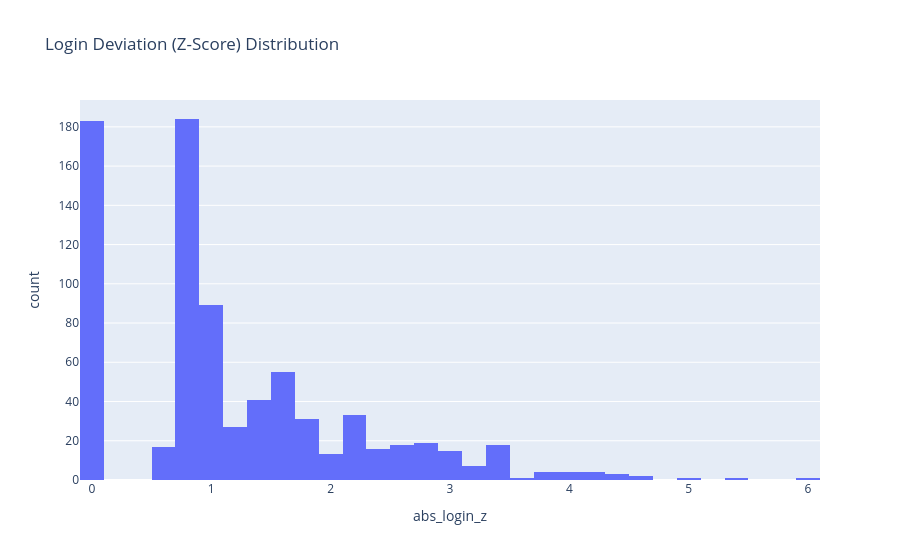

Notebook source saved alongside this figure:
### Code cell
fig = px.histogram(
    grouped_df,
    x="abs_login_z",
    nbins=40,
    title="Login Deviation (Z-Score) Distribution",
    hover_data=["session_id", "role"]
)

fig.show()

### Figure 1 — Plotly figure (JSON) as saved in the notebook; plotly's stock layout.template omitted (floating-point values rounded to 4 significant figures; data arrays with more than 128 entries replaced by an {"elided": "..."} marker saying what was removed)
{"data": [{"bingroup": "x", "hovertemplate": "abs_login_z=%{x}<br>count=%{y}<extra></extra>", "legendgroup": "", "marker": {"color": "#636efa", "pattern": {"shape": ""}}, "name": "", "nbinsx": 40, "orientation": "v", "showlegend": false, "type": "histogram", "x": {"elided": "787 float values"}, "xaxis": "x", "yaxis": "y"}], "layout": {"barmode": "relative", "legend": {"tracegroupgap": 0}, "title": {"text": "Login Deviation (Z-Score) Distribution"}, "xaxis": {"anchor": "y", "domain": [0, 1], "title": {"text": "abs_login_z"}}, "yaxis": {"anchor": "x", "domain": [0, 1], "title": {"text": "count"}}}}
